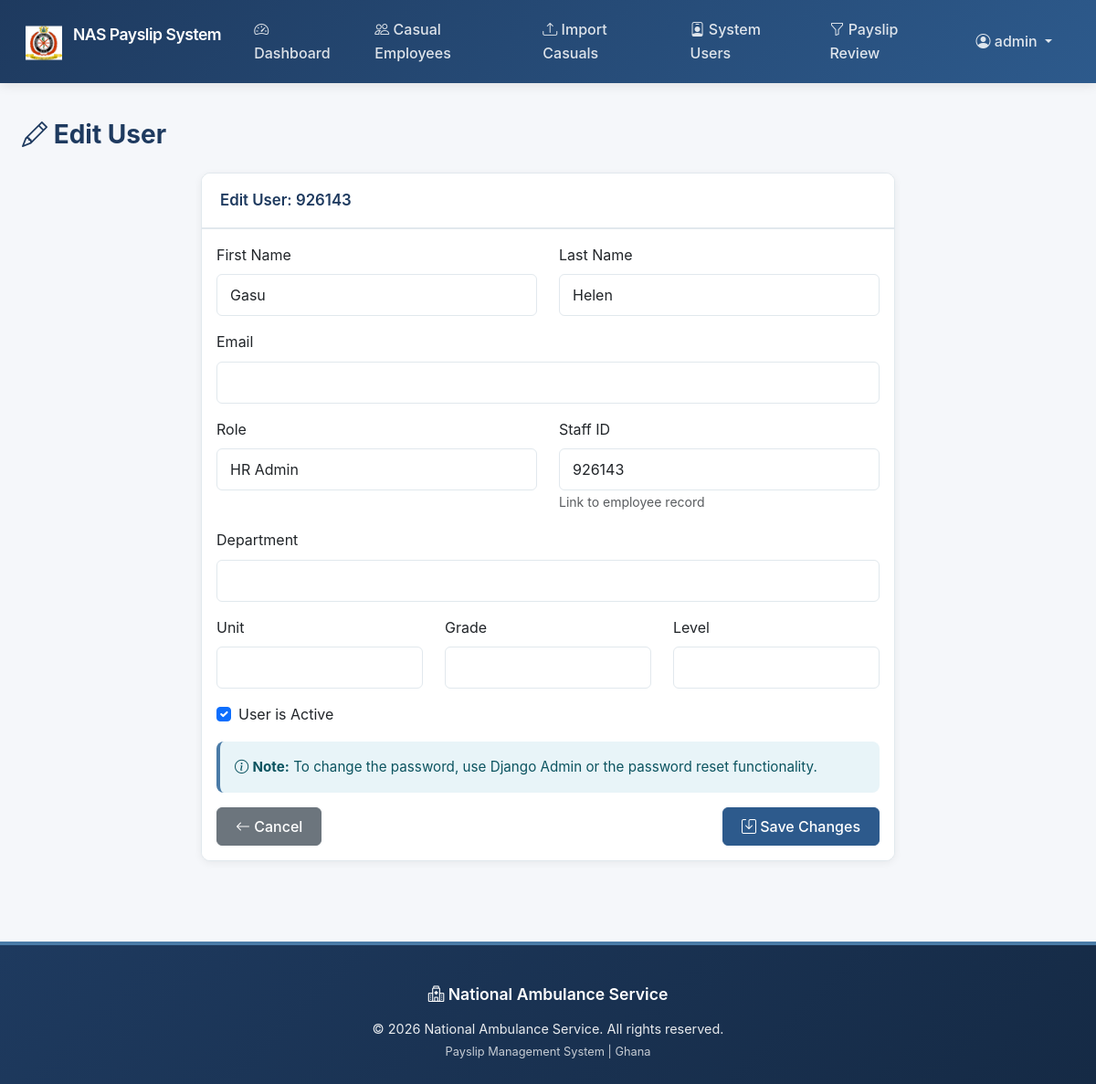
The page /users/3826/edit/ (signed in) on the database its author committed.
### accounts/models.py (models this page shows, shortened)
class CustomUser(AbstractUser):
    ROLE_CHOICES = [
        ('admin', 'Admin'),
        ('staff', 'Staff'),
        ('hr_admin', 'HR Admin'),
        ('finance', 'Finance'),
    ]
    role = models.CharField(
        max_length=15,
        choices=ROLE_CHOICES,
        blank=True,
        null=True,
        help_text="Legacy role field - will be deprecated"
    )
    role_config = models.ForeignKey(
        'core_config.UserRole',
        on_delete=models.PROTECT,
        related_name='users',
        null=True,
        blank=True,
        verbose_name="Role (Dynamic)",
        help_text="User's role in the system (dynamic configuration)"
    )
    staff_id = models.CharField(
        max_length=50,
        blank=True,
        null=True,
        help_text="System User ID (distinct from Casual Employee Staff ID)"
    )
    department = models.CharField(max_length=100, blank=True, verbose_name="Department", help_text="Department this system user belongs to")
    unit = models.CharField(max_length=100, blank=True, verbose_name="Unit", help_text="Organizational unit")
    grade = models.CharField(max_length=50, blank=True, verbose_name="Grade", help_text="System user grade level")
    level = models.CharField(max_length=50, blank=True, verbose_name="Level", help_text="System user level")
    must_change_password = models.BooleanField(
        default=False,
        help_text="If True, user will be prompted to change password on login"
    )
    def get_role_code(self):
        if self.role_config:
            return self.role_config.code
        return self.role
    def is_admin(self):
        return self.get_role_code() == 'admin'
    def is_hr_admin(self):
        return self.get_role_code() == 'hr_admin'
    def is_finance(self):
        return self.get_role_code() == 'finance'

### accounts/views.py (the view, shortened to what this page needs)
# urls.py: path('users/<int:user_id>/edit/', views.user_edit, name='user_edit'),
@admin_required
def user_edit(request, user_id):
    user_obj = get_object_or_404(CustomUser, id=user_id)
    return render(request, 'accounts/user_edit.html', {'user_obj': user_obj})

### accounts/templates/accounts/user_edit.html (shortened to what this page needs)
{% extends 'accounts/base.html' %}
{% block content %}
<div class="row">
    <div class="col-12">
        <h2 class="mb-4"><i class="bi bi-pencil"></i> Edit User</h2>
    </div>
</div>
<div class="row">
    <div class="col-md-8 offset-md-2">
        <div class="card">
            <div class="card-header">
                Edit User: {{ user_obj.username }}
            </div>
            <div class="card-body">
                <form method="post">
                    <div class="row">
                        <div class="col-md-6 mb-3">
                            <label class="form-label">First Name</label>
                            <input type="text" class="form-control" name="first_name" value="{{ user_obj.first_name }}">
                        </div>
                        <div class="col-md-6 mb-3">
                            <label class="form-label">Last Name</label>
                            <input type="text" class="form-control" name="last_name" value="{{ user_obj.last_name }}">
                        </div>
                    </div>
                    <div class="mb-3">
                        <label class="form-label">Email</label>
                        <input type="email" class="form-control" name="email" value="{{ user_obj.email }}">
                    </div>
                    <div class="row">
                        <div class="col-md-6 mb-3">
                            <label class="form-label">Role</label>
                            <select class="form-control" name="role">
                                <option value="hr_admin" {% if user_obj.role == 'hr_admin' %}selected{% endif %}>HR Admin
                                </option>
                            </select>
                        </div>
                        <div class="col-md-6 mb-3">
                            <label class="form-label">Staff ID</label>
                            <input type="text" class="form-control" name="staff_id" value="{{ user_obj.staff_id }}">
                            <small class="form-text text-muted">Link to employee record</small>
                        </div>
                    </div>
                    <div class="row">
                        <div class="col-md-12 mb-3">
                            <label class="form-label">Department</label>
                            <input type="text" class="form-control" name="department" value="{{ user_obj.department }}">
                        </div>
                    </div>
                    <div class="row">
                        <div class="col-md-4 mb-3">
                            <label class="form-label">Unit</label>
                            <input type="text" class="form-control" name="unit" value="{{ user_obj.unit }}">
                        </div>
                        <div class="col-md-4 mb-3">
                            <label class="form-label">Grade</label>
                            <input type="text" class="form-control" name="grade" value="{{ user_obj.grade }}">
                        </div>
                        <div class="col-md-4 mb-3">
                            <label class="form-label">Level</label>
                            <input type="text" class="form-control" name="level" value="{{ user_obj.level }}">
                        </div>
                    </div>
                    <div class="mb-3">
                        <div class="form-check">
                            <input type="checkbox" class="form-check-input" name="is_active" id="is_active" {% if user_obj.is_active %}checked{% endif %}>
                            <label class="form-check-label" for="is_active">
                                User is Active
                            </label>
                        </div>
                    </div>
                    <div class="alert alert-info">
                        <i class="bi bi-info-circle"></i> <strong>Note:</strong> To change the password, use Django
                        Admin or the password reset functionality.
                    </div>
                    <div class="d-flex justify-content-between">
                        <a href="{% url 'accounts:user_list' %}" class="btn btn-secondary">
                            <i class="bi bi-arrow-left"></i> Cancel
                        </a>
                        <button type="submit" class="btn btn-primary">
                            <i class="bi bi-save"></i> Save Changes
                        </button>
                    </div>
                </form>
            </div>
        </div>
    </div>
</div>
{% endblock %}

### accounts/templates/accounts/base.html (shortened to what this page needs)
{% load static %}
<!DOCTYPE html>
<html lang="en">
<head>
    <link href="{% static 'vendor/bootstrap/css/bootstrap.min.css' %}" rel="stylesheet">
    <link rel="stylesheet" href="{% static 'vendor/bootstrap-icons/font/bootstrap-icons.css' %}">
    <link rel="stylesheet" href="{% static 'accounts/css/style.css' %}">
</head>
<body>
    <nav class="navbar navbar-expand-lg navbar-dark">
        <div class="container-fluid">
            <a class="navbar-brand" href="{% url 'accounts:dashboard' %}">
                <img src="{% static 'images/logo.png' %}" alt="NAS Logo" height="40"
                    class="d-inline-block align-text-top me-2">
                NAS Payslip System
            </a>
            <div class="collapse navbar-collapse" id="navbarNav">
                {% if user.is_authenticated %}
                <ul class="navbar-nav me-auto">
                    <li class="nav-item">
                        <a class="nav-link" href="{% url 'accounts:dashboard' %}">
                            <i class="bi bi-speedometer2"></i> Dashboard
                        </a>
                    </li>
                    {% if user.is_admin or user.is_hr_admin or user.is_finance %}
                    <li class="nav-item">
                        <a class="nav-link" href="{% url 'staff:employee_list' %}">
                            <i class="bi bi-people"></i> Casual Employees
                        </a>
                    </li>
                    {% endif %}
                    {% if user.is_admin or user.is_hr_admin %}
                    <li class="nav-item">
                        <a class="nav-link" href="{% url 'staff:import_employees' %}">
                            <i class="bi bi-upload"></i> Import Casuals
                        </a>
                    </li>
                    {% endif %}
                    {% if user.is_admin %}
                    <li class="nav-item">
                        <a class="nav-link" href="{% url 'accounts:user_list' %}">
                            <i class="bi bi-person-badge"></i> System Users
                        </a>
                    </li>
                    <li class="nav-item">
                        <a class="nav-link" href="{% url 'payroll:payslip_approve_list' %}">
                            <i class="bi bi-funnel"></i> Payslip Review
                        </a>
                    </li>
                    {% endif %}
                </ul>
                <ul class="navbar-nav">
                    <li class="nav-item dropdown">
                        <a class="nav-link dropdown-toggle" href="#" id="navbarDropdown" role="button"
                            data-bs-toggle="dropdown">
                            <i class="bi bi-person-circle"></i> {{ user.get_full_name|default:user.username }}
                        </a>
                    </li>
                </ul>
                {% endif %}
            </div>
        </div>
    </nav>
    <div class="content-wrapper">
        {% block content %}{% endblock %}
    </div>
    <footer>
        <div class="container text-center">
            <div class="footer-brand">
                <i class="bi bi-hospital"></i> National Ambulance Service
            </div>
            <p class="footer-copyright">© 2026 National Ambulance Service. All rights reserved.</p>
            <p class="footer-rights mb-0">Payslip Management System | Ghana</p>
        </div>
    </footer>
</body>
</html>

### static/accounts/css/style.css (style rules this page uses)
:root { --primary-navy: #1e3a5f; --secondary-navy: #2d5a8c; --accent-blue: #4a7ba7; --light-gray: #f5f7fa; --border-gray: #e1e8ed; --text-dark: #2c3e50; --text-muted: #6c757d; --success-green: #27ae60; --warning-amber: #f39c12; --danger-red: #c0392b; }
body { background-color: var(--light-gray); font-family: 'Inter', 'Segoe UI', -apple-system, BlinkMacSystemFont, sans-serif; color: var(--text-dark); line-height: 1.6; }
.navbar { background: linear-gradient(135deg, var(--primary-navy) 0%, var(--secondary-navy) 100%) !important; box-shadow: 0 2px 12px rgba(0, 0, 0, .1); padding: 0.75rem 1rem; }
.navbar-brand { font-weight: 600; color: white !important; font-size: 1.1rem; letter-spacing: -0.5px; }
.nav-link { color: rgba(255, 255, 255, .85) !important; font-weight: 500; transition: all 0.3s ease; padding: 0.5rem 1rem !important; border-radius: 6px; margin: 0 0.25rem; }
.content-wrapper { max-width: 1400px; margin: 2.5rem auto; padding: 0 1.5rem; min-height: calc(100vh - 300px); }
h2 { color: var(--primary-navy); font-weight: 700; margin-bottom: 1.5rem; font-size: 1.75rem; }
.card { border: 1px solid var(--border-gray); box-shadow: 0 2px 8px rgba(0, 0, 0, .06); margin-bottom: 1.5rem; border-radius: 10px; overflow: hidden; transition: box-shadow 0.3s ease; }
.card-header { background-color: #ffffff; color: var(--primary-navy); font-weight: 600; font-size: 1.05rem; padding: 1rem 1.25rem; border-bottom: 2px solid var(--border-gray); }
.card-body { background-color: white; }
.btn-primary { background-color: var(--secondary-navy); border-color: var(--secondary-navy); font-weight: 500; padding: 0.5rem 1.25rem; border-radius: 6px; transition: all 0.3s ease; }
.btn-secondary { background-color: var(--text-muted); border-color: var(--text-muted); font-weight: 500; padding: 0.5rem 1.25rem; border-radius: 6px; transition: all 0.3s ease; }
.alert { border-radius: 8px; border: none; font-size: 0.95rem; }
.alert-info { background-color: #e8f4f8; color: #0c5460; border-left: 4px solid var(--accent-blue); }
.form-control { border: 1px solid var(--border-gray); border-radius: 6px; padding: 0.625rem 0.875rem; transition: all 0.3s ease; }
footer { background: linear-gradient(135deg, var(--primary-navy) 0%, #152a45 100%); color: white; padding: 2.5rem 0 1.5rem 0; margin-top: 4rem; border-top: 4px solid var(--accent-blue); }
footer .footer-brand { font-size: 1.1rem; font-weight: 600; margin-bottom: 0.75rem; color: white; }
footer .footer-copyright { font-size: 0.9rem; opacity: 0.9; margin-bottom: 0.25rem; }
footer .footer-rights { font-size: 0.8rem; opacity: 0.75; }

### rows shown on the page
CustomUser: get_full_name "admin"
CustomUser: username "926143", first_name "Gasu", last_name "Helen", role "HR Admin", staff_id "926143", is_active "☑"
